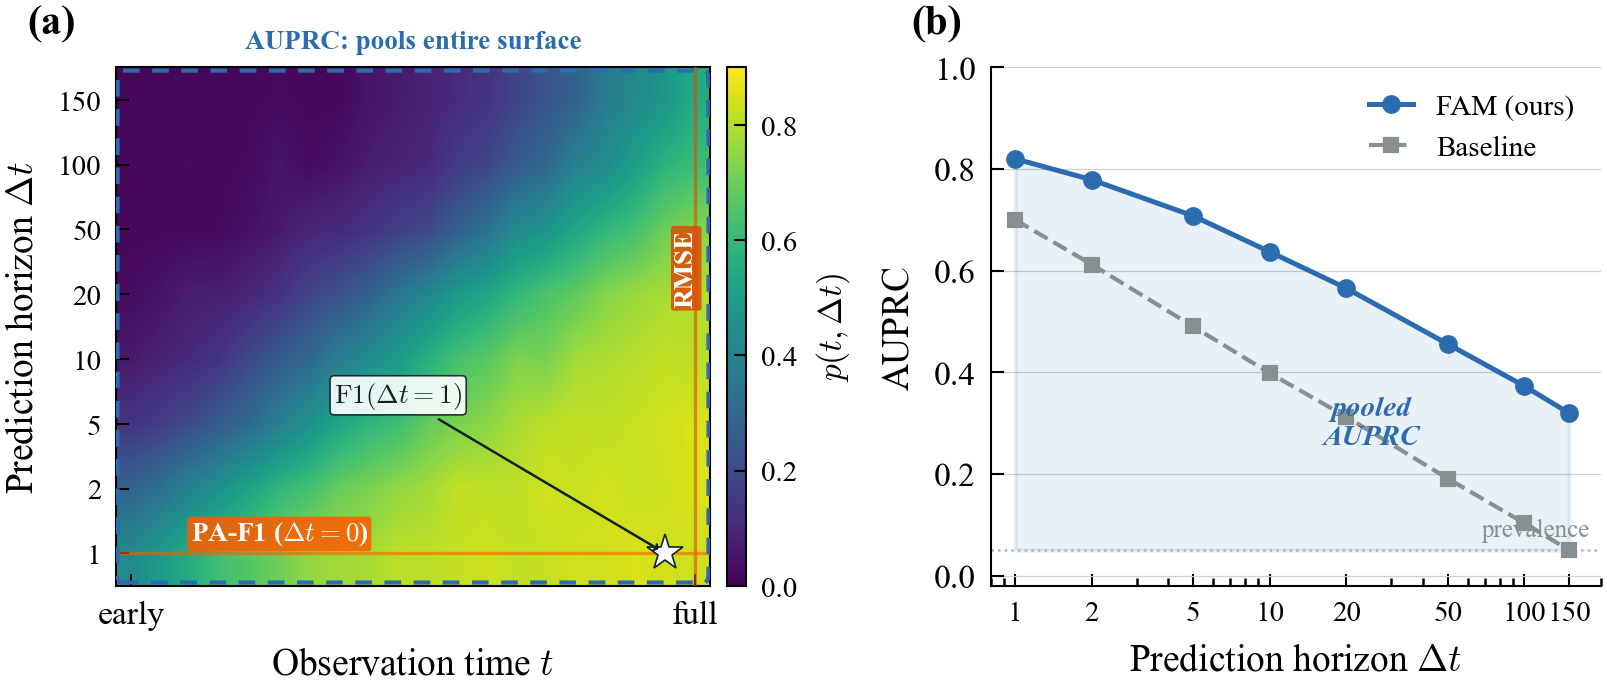

Write the Python code that produced this figure.
#!/usr/bin/env python3
"""
FIGURE: Evaluation framework for time series event prediction.
Two-panel: (a) p(t,Δt) probability surface as heatmap, (b) AUPRC(Δt) per-horizon curve.

FIGURE DESIGN
Message: "We store a probability surface p(t, Δt). Every existing metric is a lossy
         projection of this surface. AUPRC pools over the entire surface."
Type: Two-panel -- heatmap + line plot
Layout: (a) left = heatmap of p(t,Δt), (b) right = AUPRC vs Δt curve
Colors: viridis heatmap; blue for FAM, gray for baseline
Size: NeurIPS single column (5.5in wide)
"""

import matplotlib
matplotlib.use("Agg")
import matplotlib.pyplot as plt
import matplotlib.patches as mpatches
import numpy as np
from pathlib import Path

# --- Project palette ---
C = {
    "blue":     "#2B6CB0",
    "orange":   "#FF5A00",
    "teal":     "#2D8A6E",
    "red":      "#DC4B07",
    "gray":     "#878F92",
    "gray_lt":  "#B0B7BA",
    "dark":     "#122128",
}

plt.rcParams.update({
    "font.family": "serif",
    "font.serif": ["Times New Roman", "DejaVu Serif"],
    "font.size": 8,
    "mathtext.fontset": "cm",
    "pdf.fonttype": 42,
    "ps.fonttype": 42,
    "axes.labelsize": 9,
    "axes.linewidth": 0.5,
    "axes.spines.top": False,
    "axes.spines.right": False,
    "xtick.labelsize": 8,
    "ytick.labelsize": 8,
    "xtick.direction": "in",
    "ytick.direction": "in",
    "xtick.major.size": 3,
    "ytick.major.size": 3,
    "xtick.major.width": 0.5,
    "ytick.major.width": 0.5,
    "lines.linewidth": 1.0,
    "lines.markersize": 4,
    "legend.fontsize": 7,
    "legend.frameon": False,
    "legend.handlelength": 1.5,
    "figure.dpi": 150,
    "figure.constrained_layout.use": False,  # manual layout for precise control
    "savefig.dpi": 300,
    "savefig.bbox": "tight",
    "savefig.pad_inches": 0.02,
    "savefig.format": "pdf",
})

# == Synthetic data ===========================================================

# Panel (a): Probability surface p(t, Δt)
# t = observation time (columns), Δt = prediction horizon (rows)
# Use log-spaced Δt values: 1, 5, 10, 20, 50, 100, 150
dt_vals = np.array([1, 2, 5, 10, 20, 50, 100, 150])
n_dt = len(dt_vals)
n_t = 20
t_vals = np.linspace(0, 1, n_t)  # 0 = early, 1 = full observation

# Build probability surface: high p at bottom-right (large t, small Δt),
# low p at top-left (small t, large Δt)
T, DT = np.meshgrid(t_vals, dt_vals)
# Normalize Δt to [0,1] for smooth gradient (log scale)
dt_norm = np.log(DT) / np.log(150)
difficulty = 2.0 * T - 1.8 * dt_norm
prob_surface = 0.85 / (1.0 + np.exp(-3.0 * difficulty))
# Add slight noise for realism
rng = np.random.RandomState(42)
prob_surface += rng.normal(0, 0.01, prob_surface.shape)
prob_surface = np.clip(prob_surface, 0.02, 0.92)

# Panel (b): AUPRC(Δt) curves
dt_plot = np.array([1, 2, 5, 10, 20, 50, 100, 150])
dt_norm_plot = np.log(dt_plot) / np.log(150)

# FAM: graceful degradation from ~0.82 to ~0.35
fam_auprc = 0.82 - 0.50 * (dt_norm_plot ** 1.3)
fam_auprc += 0.01 * np.array([0, -0.3, 0.2, -0.1, 0.15, -0.2, 0.1, -0.05])
fam_auprc = np.clip(fam_auprc, 0.10, 0.90)

# Baseline: steeper drop from ~0.70 to ~0.10
base_auprc = 0.70 - 0.65 * (dt_norm_plot ** 1.0)
base_auprc += 0.01 * np.array([0, 0.2, -0.1, -0.3, 0.1, -0.15, 0.05, 0.0])
base_auprc = np.clip(base_auprc, 0.04, 0.75)

prevalence = 0.05  # chance baseline

# == Figure ====================================================================

fig = plt.figure(figsize=(5.5, 2.4))

# Manual subplot positioning: [left, bottom, width, height]
ax_heat = fig.add_axes([0.07, 0.18, 0.36, 0.72])
ax_cbar = fig.add_axes([0.44, 0.18, 0.012, 0.72])
ax_line = fig.add_axes([0.60, 0.18, 0.37, 0.72])

# == Panel (a): Heatmap of p(t, Δt) ===========================================

im = ax_heat.imshow(
    prob_surface,
    aspect="auto",
    origin="lower",
    cmap="viridis",
    vmin=0.0, vmax=0.90,
    extent=[-0.5, n_t - 0.5, -0.5, n_dt - 0.5],
    interpolation="bilinear",
)

# Axes
ax_heat.set_xlabel("Observation time $t$", fontsize=9)
ax_heat.set_ylabel(r"Prediction horizon $\Delta t$", fontsize=9)
ax_heat.set_xticks([0, n_t - 1])
ax_heat.set_xticklabels(["early", "full"])
ax_heat.set_yticks(range(n_dt))
ax_heat.set_yticklabels([str(v) for v in dt_vals], fontsize=7)

# Restore all spines for the heatmap
for spine in ax_heat.spines.values():
    spine.set_visible(True)
    spine.set_linewidth(0.5)

# Colorbar
cbar = fig.colorbar(im, cax=ax_cbar)
cbar.set_label(r"$p(t, \Delta t)$", fontsize=8, labelpad=4)
cbar.ax.tick_params(labelsize=7)

# --- Annotation: RMSE → rightmost column (full t, all Δt) ---
# Small label inside heatmap near right edge
ax_heat.text(
    n_t - 1.3, n_dt * 0.55,
    "RMSE",
    fontsize=6.5, color="white", ha="center", va="center",
    fontweight="bold", rotation=90,
    bbox=dict(boxstyle="round,pad=0.12", fc=C["red"], ec="none", alpha=0.85),
    zorder=7,
)
# Vertical line marking the rightmost column
ax_heat.axvline(n_t - 1, color=C["red"], linewidth=0.8, linestyle="-", alpha=0.6, zorder=4)

# --- Annotation: PA-F1 → bottom row (Δt≈0) ---
# Label inside heatmap along bottom
ax_heat.text(
    n_t * 0.25, 0.3,
    r"PA-F1 ($\Delta t{=}0$)",
    fontsize=6.5, color="white", ha="center", va="center",
    fontweight="bold",
    bbox=dict(boxstyle="round,pad=0.12", fc=C["orange"], ec="none", alpha=0.85),
    zorder=7,
)
# Horizontal line along bottom row
ax_heat.axhline(0, color=C["orange"], linewidth=0.8, linestyle="-", alpha=0.6,
                xmin=0.0, xmax=1.0, zorder=4)

# --- Annotation: F1(Δt=1) → single cell at (full, Δt=1) ---
x_f1, y_f1 = n_t - 2, 0  # bottom-right corner
ax_heat.plot(x_f1, y_f1, marker="*", color="white", markersize=9,
             markeredgewidth=0.4, markeredgecolor=C["dark"], zorder=5)
ax_heat.annotate(
    r"$\mathrm{F1}(\Delta t{=}1)$",
    xy=(x_f1, y_f1),
    xytext=(n_t * 0.45, 2.2),
    fontsize=6.5, color=C["dark"], ha="center", va="bottom",
    arrowprops=dict(arrowstyle="->,head_width=0.12,head_length=0.08",
                    color=C["dark"], lw=0.6),
    bbox=dict(boxstyle="round,pad=0.15", fc="white", ec=C["dark"], lw=0.4, alpha=0.9),
    zorder=6,
)

# --- Annotation: AUPRC pools entire surface (dashed border) ---
rect = mpatches.FancyBboxPatch(
    (-0.3, -0.3), n_t - 0.4, n_dt - 0.4,
    boxstyle="round,pad=0.15",
    linewidth=1.0, edgecolor=C["blue"], facecolor="none",
    linestyle=(0, (4, 3)), zorder=4,
)
ax_heat.add_patch(rect)
ax_heat.text(
    (n_t - 1) / 2, n_dt - 0.3,
    "AUPRC: pools entire surface",
    fontsize=6.5, color=C["blue"], ha="center", va="bottom",
    fontweight="bold",
    bbox=dict(boxstyle="round,pad=0.15", fc="white", ec="none", alpha=0.9),
    zorder=7,
)

# Panel label
ax_heat.text(
    -0.15, 1.12, "(a)", transform=ax_heat.transAxes,
    fontsize=10, fontweight="bold", va="top",
)

# == Panel (b): AUPRC(Δt) curve ===============================================

# Shaded area under FAM curve (pooled AUPRC visualization)
ax_line.fill_between(
    dt_plot, prevalence, fam_auprc,
    color=C["blue"], alpha=0.10, zorder=1,
)

# FAM curve
ax_line.plot(
    dt_plot, fam_auprc,
    color=C["blue"], linestyle="-", marker="o", markersize=3.5,
    label="FAM (ours)", zorder=3, linewidth=1.2,
)
# Baseline curve
ax_line.plot(
    dt_plot, base_auprc,
    color=C["gray"], linestyle="--", marker="s", markersize=3,
    label="Baseline", zorder=3, linewidth=1.0,
)

# Pooled AUPRC label inside shaded area
ax_line.text(
    25, 0.30, "pooled\nAUPRC",
    fontsize=7, color=C["blue"], ha="center", va="center",
    fontstyle="italic", fontweight="bold",
)

# Axes (log scale for Δt)
ax_line.set_xscale("log")
ax_line.set_xlabel(r"Prediction horizon $\Delta t$", fontsize=9)
ax_line.set_ylabel("AUPRC", fontsize=9)
ax_line.set_xlim(0.8, 200)
ax_line.set_ylim(-0.02, 1.0)
ax_line.set_xticks(dt_plot)
ax_line.set_xticklabels([str(v) for v in dt_plot], fontsize=7)
ax_line.get_xaxis().set_major_formatter(matplotlib.ticker.ScalarFormatter())
ax_line.set_yticks([0.0, 0.2, 0.4, 0.6, 0.8, 1.0])

# Light horizontal gridlines
ax_line.yaxis.grid(True, linewidth=0.3, color="#D0D0D0", zorder=0)
ax_line.set_axisbelow(True)

# Chance / prevalence line
ax_line.axhline(prevalence, color=C["gray_lt"], linewidth=0.6, linestyle=":", zorder=1)
ax_line.text(180, prevalence + 0.015, "prevalence", fontsize=6, color=C["gray"],
             ha="right", va="bottom")

# Legend
ax_line.legend(loc="upper right", fontsize=7)

# Panel label
ax_line.text(
    -0.13, 1.12, "(b)", transform=ax_line.transAxes,
    fontsize=10, fontweight="bold", va="top",
)

# == Save ======================================================================

out_dir = Path(__file__).parent
out_pdf = out_dir / "fig_evaluation_framework.pdf"
out_png = out_dir / "fig_evaluation_framework.png"
fig.savefig(out_pdf)
fig.savefig(out_png, dpi=300, format="png")
plt.close(fig)
print(f"Saved -> {out_pdf}")
print(f"Saved -> {out_png}")
